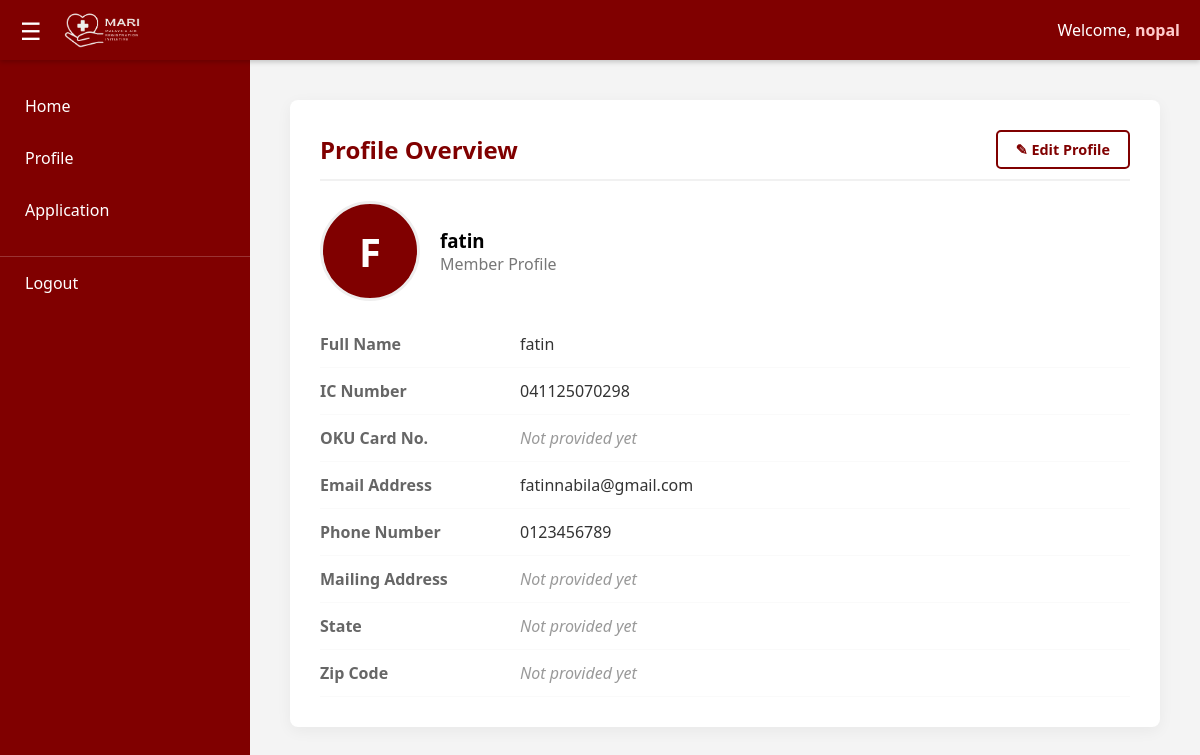
Page /profile.php (signed in) on the committed database.
### tables this page shows
CREATE TABLE `users` (
  `user_id` int NOT NULL,
  `full_name` varchar(255) NOT NULL,
  `ic_number` varchar(20) NOT NULL,
  `email` varchar(255) NOT NULL,
  `phone_number` varchar(20) NOT NULL,
  `address` text,
  `state` varchar(50) DEFAULT NULL,
  `zip_code` varchar(10) DEFAULT NULL,
  `username` varchar(100) NOT NULL,
  `password` varchar(255) NOT NULL,
  `profile_picture` varchar(255) DEFAULT NULL,
  `oku_number` varchar(50) DEFAULT NULL,
  `created_at` timestamp NULL DEFAULT CURRENT_TIMESTAMP,
  `updated_at` timestamp NULL DEFAULT CURRENT_TIMESTAMP ON UPDATE CURRENT_TIMESTAMP
);

### profile.php (the view, shortened to what this page needs)
<?php
include "db_conn.php";
$user_id = $_SESSION['user_id'];
$sql = "SELECT * FROM users WHERE user_id = '$user_id'";
$result = mysqli_query($conn, $sql);
if (mysqli_num_rows($result) > 0) {
    $saved_data = mysqli_fetch_assoc($result);
} else {
    header("Location: login.php");
    exit();
}
$username = isset($_SESSION['username']) ? $_SESSION['username'] : "Guest";
?>
<!DOCTYPE html>
<html lang="en">
<head>
<link rel="stylesheet" href="assets/css/savedprofile-styles.css">
</head>
<body>
    <nav class="navbar">
        <div class="nav-left">
            <button class="toggle-btn" onclick="toggleSidebar()">☰</button>
            <a href="home.php" class="logo"><img src="images/logo.png" alt="MARI Logo"></a>
        </div>
        <div class="nav-right">Welcome, <span><?php echo htmlspecialchars($username); ?></span></div>
    </nav>
    <aside class="sidebar" id="sidebar">
        <ul class="sidebar-menu">
            <li><a href="home.php">Home</a></li>
            <li><a href="profile.php">Profile</a></li>
            <li><a href="application.php">Application</a></li>
            <li><a href="index.php" style="margin-top: 20px; border-top: 1px solid rgba(255,255,255,0.2);">Logout</a></li>
        </ul>
    </aside>
    <main class="main-content" id="main-content">
        <div class="container">
            <div class="section-card">
                <div class="section-header">
                    <h2>Profile Overview</h2>
                    <a href="savedprofile.php" class="btn-edit">✎ Edit Profile</a>
                </div>
                <div class="profile-display-header">
                    <div class="avatar-circle">
                        <?php if (!empty($saved_data['profile_picture'])): ?>
                            <img src="<?php echo htmlspecialchars($saved_data['profile_picture']); ?>" alt="Profile Picture">
                        <?php else: ?>
                            <?php echo strtoupper(substr($saved_data['full_name'], 0, 1)); ?>
                        <?php endif; ?>
                    </div>
                    <div>
                        <h3><?php echo htmlspecialchars($saved_data['full_name']); ?></h3>
                        <p style="color: #777;">Member Profile</p>
                    </div>
                </div>
                <div class="detail-row"><div class="detail-label">Full Name</div><div class="detail-value"><?php echo htmlspecialchars($saved_data['full_name']); ?></div></div>
                <div class="detail-row"><div class="detail-label">IC Number</div><div class="detail-value"><?php echo htmlspecialchars($saved_data['ic_number']); ?></div></div>
                <div class="detail-row"><div class="detail-label">OKU Card No.</div><div class="detail-value"><?php echo !empty($saved_data['oku_number']) ? htmlspecialchars($saved_data['oku_number']) : '<em style="color: #999;">Not provided yet</em>'; ?></div></div>
                <div class="detail-row"><div class="detail-label">Email Address</div><div class="detail-value"><?php echo htmlspecialchars($saved_data['email']); ?></div></div>
                <div class="detail-row"><div class="detail-label">Phone Number</div><div class="detail-value"><?php echo htmlspecialchars($saved_data['phone_number']); ?></div></div>
                <div class="detail-row"><div class="detail-label">Mailing Address</div><div class="detail-value"><?php echo !empty($saved_data['address']) ? htmlspecialchars($saved_data['address']) : '<em style="color: #999;">Not provided yet</em>'; ?></div></div>
                <div class="detail-row"><div class="detail-label">State</div><div class="detail-value"><?php echo !empty($saved_data['state']) ? htmlspecialchars($saved_data['state']) : '<em style="color: #999;">Not provided yet</em>'; ?></div></div>
                <div class="detail-row"><div class="detail-label">Zip Code</div><div class="detail-value"><?php echo !empty($saved_data['zip_code']) ? htmlspecialchars($saved_data['zip_code']) : '<em style="color: #999;">Not provided yet</em>'; ?></div></div>
            </div>
        </div>
    </main>
</body>
</html>

### assets/css/savedprofile-styles.css (style rules this page uses)
:root { --primary-maroon: #800000; --hover-maroon: #a00000; --light-bg: #f4f4f4; --text-dark: #333; --white: #ffffff; --sidebar-width: 250px; --success: #28a745; --warning: #ffc107; --danger: #dc3545; }
* { margin: 0; padding: 0; box-sizing: border-box; font-family: 'Segoe UI', Tahoma, Geneva, Verdana, sans-serif; }
body { display: flex; min-height: 100vh; background-color: var(--light-bg); overflow-x: hidden; }
.navbar { position: fixed; top: 0; left: 0; right: 0; height: 60px; background-color: var(--primary-maroon); display: flex; justify-content: space-between; align-items: center; padding: 0 20px; box-shadow: 0 2px 5px rgba(0,0,0,0.2); z-index: 1001; color: var(--white); }
.nav-left { display: flex; align-items: center; gap: 15px; }
.logo img { height: 50px; display: block; }
.toggle-btn { background: none; border: none; font-size: 1.5rem; cursor: pointer; color: var(--white); }
.nav-right span { font-weight: bold; color: #ffcccc; }
.sidebar { position: fixed; top: 60px; left: 0; bottom: 0; width: var(--sidebar-width); background-color: var(--primary-maroon); transition: transform 0.3s ease; z-index: 1000; }
.sidebar-menu { list-style: none; padding: 20px 0; }
.sidebar-menu li a { display: block; padding: 15px 25px; color: var(--white); text-decoration: none; transition: 0.2s; }
.main-content { flex-grow: 1; margin-top: 60px; margin-left: var(--sidebar-width); padding: 40px; transition: margin-left 0.3s ease; }
.container { max-width: 1000px; margin: 0 auto; }
.section-card { background: var(--white); padding: 30px; border-radius: 8px; box-shadow: 0 4px 15px rgba(0,0,0,0.05); margin-bottom: 30px; }
.section-header { display: flex; justify-content: space-between; align-items: center; margin-bottom: 20px; border-bottom: 2px solid #f1f1f1; padding-bottom: 10px; }
h2 { color: var(--primary-maroon); border: none; margin: 0; padding: 0; }
.profile-display-header { display: flex; align-items: center; gap: 20px; margin-bottom: 20px; }
.avatar-circle { width: 100px; height: 100px; border-radius: 50%; background-color: var(--primary-maroon); color: white; display: flex; align-items: center; justify-content: center; font-size: 2.5rem; font-weight: bold; overflow: hidden; border: 3px solid #eee; }
.btn-edit { background-color: var(--white); color: var(--primary-maroon); border: 2px solid var(--primary-maroon); padding: 8px 18px; border-radius: 5px; text-decoration: none; font-weight: bold; font-size: 0.9rem; transition: 0.3s; }
.detail-row { display: flex; padding: 12px 0; border-bottom: 1px solid #fafafa; }
.detail-label { width: 200px; font-weight: bold; color: #666; }
.detail-value { flex: 1; color: var(--text-dark); }

### rows in the picture
users: full_name "F", full_name "fatin", ic_number "041125070298", email "fatinnabila@gmail.com", phone_number "0123456789"

### other values in the picture
$username "nopal"
